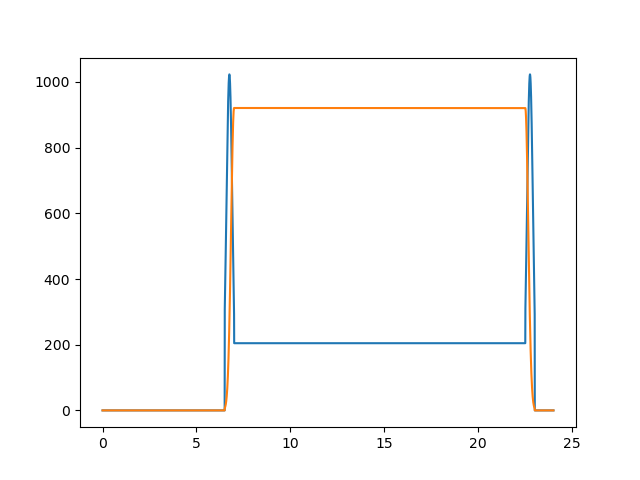

The script that saved this image:
import math 
import numpy as np 
import matplotlib.pyplot as plt

power_output_a = []
power_output_b = []
x_axis = []

with open("sim.txt") as f:
    lines = f.readlines()
    lines = [ x.replace("\n", '').split(' ') for x in lines]
    print(lines)
    x_axis = [ (float(x[0])/(60*60)) for x in lines ]
    power_output_a = [ float(x[1]) for x in lines ]
    power_output_b = [ float(x[2]) for x in lines ]
# start = 0
# stop = 24
# step = 0.001

# change_period = 0.5
# cahnge_factor = change_period/10
# day_factor_a = 0.2
# day_factor_b = 0.9

# sunrise_end = 7
# sunrise_start = sunrise_end - change_period

# sunset_end = 23
# sunset_start = sunset_end - change_period

# power_output_a = []
# power_output_b = []
# x_axis = []

# power_min = 0
# power_max = 1023

# for x in np.arange(start, stop, step):
    
#     x_axis.append(x)
    
#     # generate sunrise
#     if(x >= sunrise_start and x <= sunrise_end):
#         pass
#         x_local = (x - sunrise_start) 
#         x_local_pow_a = change_period/2 - x_local
#         power_output_a.append((power_max-power_min) * math.pow(math.e, (-(x_local_pow_a*x_local_pow_a)/cahnge_factor)))
        
#         x_local_pow_b = x_local - change_period
#         power_output_b.append((power_max-power_min) * day_factor_b * math.pow(math.e, (-(x_local_pow_b*x_local_pow_b)/cahnge_factor)))
        
#     # generate sunset
#     elif(x >= sunset_start and x <= sunset_end):
#         pass
#         x_local = (x - sunset_start) 
#         x_local_pow_a = change_period/2 - x_local
#         power_output_a.append((power_max-power_min) * math.pow(math.e, (-(x_local_pow_a*x_local_pow_a)/cahnge_factor)))
        
#         x_local_pow_b = x_local
#         power_output_b.append((power_max-power_min) * day_factor_b * math.pow(math.e, (-(x_local_pow_b*x_local_pow_b)/cahnge_factor)))

#     # generate evning
#     elif(x >= sunrise_start and x <= sunset_end):
#         pass
#         power_output_a.append((power_max-power_min)*day_factor_a)
#         power_output_b.append((power_max-power_min)*day_factor_b)
#     # generate night
#     elif(True):
#         pass
#         power_output_a.append(power_min)
#         power_output_b.append(power_min)

# # print(power_output_a)
plt.plot(x_axis, power_output_a)
plt.plot(x_axis, power_output_b)
plt.savefig('test_graph_computed.png')